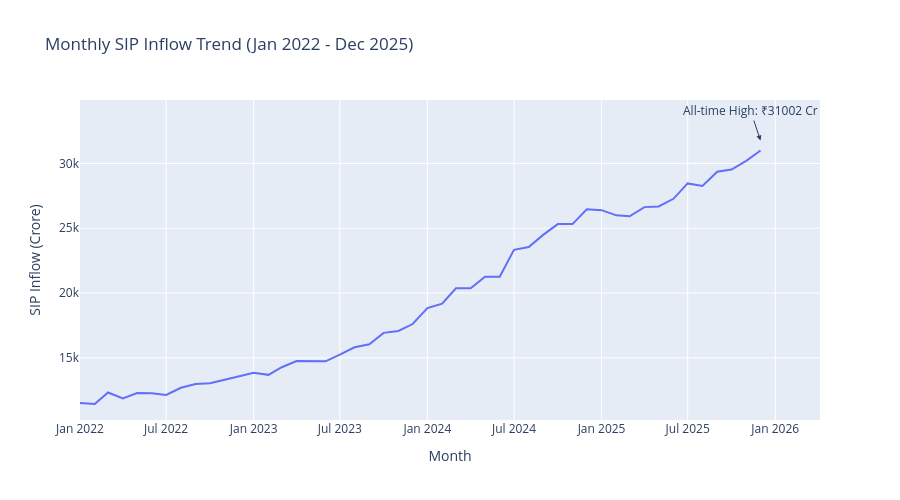

Write notebook code for a chart like this one.
### Code cell
sip = pd.read_csv(processed_path + "04_monthly_sip_inflows_cleaned.csv")
sip['month'] = pd.to_datetime(sip['month'])

fig = px.line(sip, x='month', y='sip_inflow_crore', 
              title='Monthly SIP Inflow Trend (Jan 2022 - Dec 2025)',
              labels={'sip_inflow_crore': 'SIP Inflow (Crore)', 'month': 'Month'})

max_point = sip.loc[sip['sip_inflow_crore'].idxmax()]

fig.add_annotation(
    x=max_point['month'].strftime('%Y-%m-%d'),  # convert to string!
    y=max_point['sip_inflow_crore'],
    text=f"All-time High: ₹{max_point['sip_inflow_crore']:.0f} Cr",
    showarrow=True,
    arrowhead=2,
    yshift=10
)

fig.update_layout(height=500)
fig.show()
fig.write_image("C:/Users/user/mutual-fund-analytics/reports/chart3_sip_inflow.png")

### Figure 1 — Plotly figure (JSON) as saved in the notebook; plotly's stock layout.template omitted (floating-point values rounded to 4 significant figures)
{"data": [{"hovertemplate": "Month=%{x}<br>SIP Inflow (Crore)=%{y}<extra></extra>", "legendgroup": "", "line": {"color": "#636efa", "dash": "solid"}, "marker": {"symbol": "circle"}, "mode": "lines", "name": "", "orientation": "v", "showlegend": false, "type": "scatter", "x": ["2022-01-01T00:00:00", "2022-02-01T00:00:00", "2022-03-01T00:00:00", "2022-04-01T00:00:00", "2022-05-01T00:00:00", "2022-06-01T00:00:00", "2022-07-01T00:00:00", "2022-08-01T00:00:00", "2022-09-01T00:00:00", "2022-10-01T00:00:00", "2022-11-01T00:00:00", "2022-12-01T00:00:00", "2023-01-01T00:00:00", "2023-02-01T00:00:00", "2023-03-01T00:00:00", "2023-04-01T00:00:00", "2023-05-01T00:00:00", "2023-06-01T00:00:00", "2023-07-01T00:00:00", "2023-08-01T00:00:00", "2023-09-01T00:00:00", "2023-10-01T00:00:00", "2023-11-01T00:00:00", "2023-12-01T00:00:00", "2024-01-01T00:00:00", "2024-02-01T00:00:00", "2024-03-01T00:00:00", "2024-04-01T00:00:00", "2024-05-01T00:00:00", "2024-06-01T00:00:00", "2024-07-01T00:00:00", "2024-08-01T00:00:00", "2024-09-01T00:00:00", "2024-10-01T00:00:00", "2024-11-01T00:00:00", "2024-12-01T00:00:00", "2025-01-01T00:00:00", "2025-02-01T00:00:00", "2025-03-01T00:00:00", "2025-04-01T00:00:00", "2025-05-01T00:00:00", "2025-06-01T00:00:00", "2025-07-01T00:00:00", "2025-08-01T00:00:00", "2025-09-01T00:00:00", "2025-10-01T00:00:00", "2025-11-01T00:00:00", "2025-12-01T00:00:00"], "xaxis": "x", "y": [11517, 11438, 12328, 11863, 12286, 12276, 12140, 12694, 12976, 13040, 13306, 13573, 13856, 13687, 14276, 14749, 14749, 14734, 15245, 15814, 16042, 16928, 17073, 17610, 18838, 19187, 20371, 20371, 21262, 21262, 23332, 23547, 24509, 25323, 25320, 26459, 26400, 25999, 25926, 26632, 26688, 27274, 28464, 28265, 29361, 29529, 30200, 31002], "yaxis": "y"}], "layout": {"annotations": [{"arrowhead": 2, "showarrow": true, "text": "All-time High: ₹31002 Cr", "x": "2025-12-01", "y": 31002, "yshift": 10}], "height": 500, "legend": {"tracegroupgap": 0}, "title": {"text": "Monthly SIP Inflow Trend (Jan 2022 - Dec 2025)"}, "xaxis": {"anchor": "y", "domain": [0, 1], "title": {"text": "Month"}}, "yaxis": {"anchor": "x", "domain": [0, 1], "title": {"text": "SIP Inflow (Crore)"}}}}
